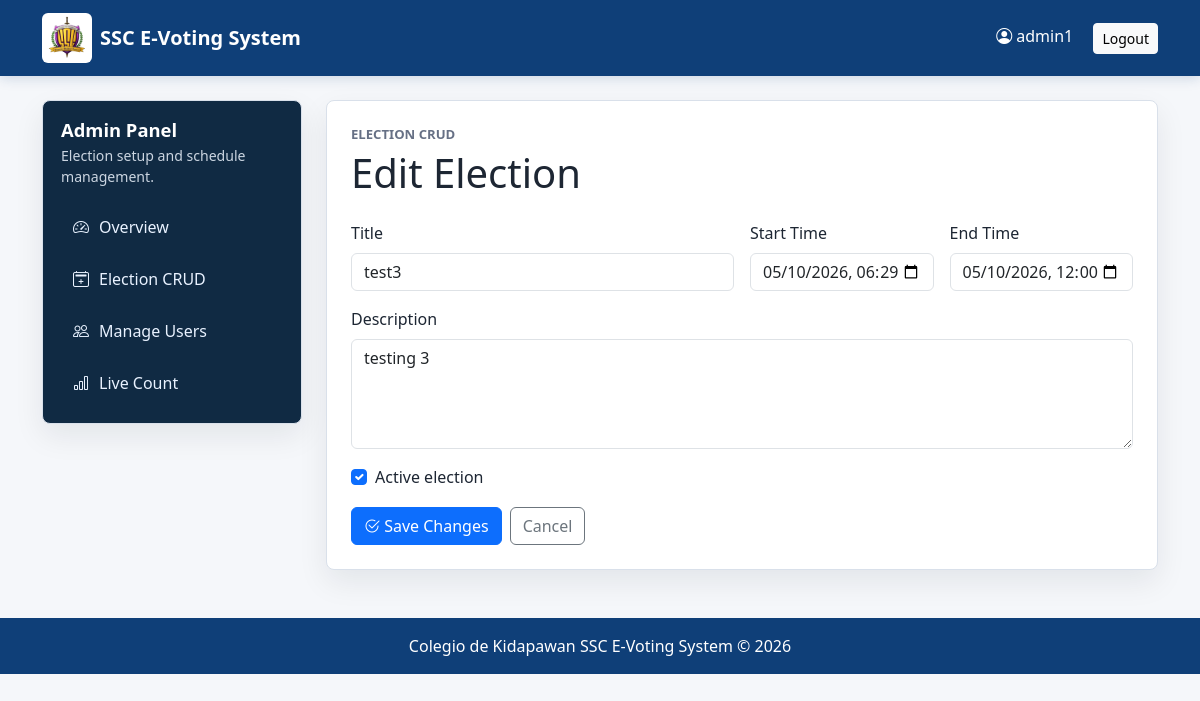
/admin-dashboard/elections/3/edit/ (signed in), run on the app's committed database.
### accounts/models.py (models this page shows, shortened)
class CustomUser(AbstractUser):
    ROLE_CHOICES = (
        ('ADMIN', 'Admin'),
        ('VOTER', 'Voter'),
    )
    role = models.CharField(max_length=10, choices=ROLE_CHOICES)
    student_id = models.CharField(max_length=50, unique=True, null=True, blank=True)
    course = models.CharField(max_length=100, null=True, blank=True)
    year_level = models.CharField(max_length=20, null=True, blank=True)
    is_approved = models.BooleanField(default=False)

### elections/models.py (models this page shows, shortened)
class Election(models.Model):
    title = models.CharField(max_length=200)
    description = models.TextField(blank=True, null=True)
    start_time = models.DateTimeField()
    end_time = models.DateTimeField()
    is_active = models.BooleanField(default=True)
    created_at = models.DateTimeField(auto_now_add=True)

### dashboard/views.py (the view)
@login_required
@user_passes_test(is_admin)
def election_update(request, election_id):
    election = get_object_or_404(Election, id=election_id)
    if request.method == 'POST':
        form = ElectionForm(request.POST, instance=election)
        if form.is_valid():
            form.save()
            messages.success(request, 'Election updated successfully.')
            return redirect('admin_dashboard')
    else:
        form = ElectionForm(instance=election)
    return render(request, 'dashboard/election_form.html', {
        'form': form,
        'page_title': 'Edit Election',
        'submit_label': 'Save Changes',
        'election': election,
    })

### dashboard/views.py (called while the page is built)
def is_admin(user):
    return user.is_authenticated and user.role == 'ADMIN'

### templates/dashboard/election_form.html (shortened to what this page needs)
{% extends 'base.html' %}
{% block content %}
<div class="admin-layout">
    <aside class="admin-sidebar">
        <h2>Admin Panel</h2>
        <p>Election setup and schedule management.</p>
        <nav class="sidebar-nav">
            <a href="{% url 'admin_dashboard' %}#overview">
                <i class="bi bi-speedometer2"></i>
                Overview
            </a>
            <a href="{% url 'admin_dashboard' %}#elections">
                <i class="bi bi-calendar2-plus"></i>
                Election CRUD
            </a>
            <a href="{% url 'admin_dashboard' %}#voters">
                <i class="bi bi-people"></i>
                Manage Users
            </a>
            <a href="{% url 'admin_dashboard' %}#live-count">
                <i class="bi bi-bar-chart"></i>
                Live Count
            </a>
        </nav>
    </aside>
    <section class="panel-card">
        <div class="section-kicker">Election CRUD</div>
        <h1 class="mb-4">{{ page_title }}</h1>
        <form method="POST" class="row g-3">
            <div class="col-md-6">
                <label class="form-label" for="{{ form.title.id_for_label }}">Title</label>
                {{ form.title }}
            </div>
            <div class="col-md-3">
                <label class="form-label" for="{{ form.start_time.id_for_label }}">Start Time</label>
                {{ form.start_time }}
            </div>
            <div class="col-md-3">
                <label class="form-label" for="{{ form.end_time.id_for_label }}">End Time</label>
                {{ form.end_time }}
            </div>
            <div class="col-12">
                <label class="form-label" for="{{ form.description.id_for_label }}">Description</label>
                {{ form.description }}
            </div>
            <div class="col-12">
                <div class="form-check">
                    {{ form.is_active }}
                    <label class="form-check-label" for="{{ form.is_active.id_for_label }}">
                        Active election
                    </label>
                </div>
            </div>
            <div class="col-12 action-row">
                <button type="submit" class="btn btn-primary">
                    <i class="bi bi-check2-circle"></i>
                    {{ submit_label }}
                </button>
                <a href="{% url 'admin_dashboard' %}#elections"
                   class="btn btn-outline-secondary">
                    Cancel
                </a>
            </div>
        </form>
    </section>
</div>
{% endblock %}

### templates/base.html (shortened to what this page needs)
{% load static %}
<!DOCTYPE html>
<html lang="en">
<head>
    <link href="https://cdn.jsdelivr.net/npm/bootstrap@5.3.3/dist/css/bootstrap.min.css"
          rel="stylesheet">
    <link rel="stylesheet"
          href="https://cdn.jsdelivr.net/npm/bootstrap-icons@1.11.3/font/bootstrap-icons.min.css">
    <link rel="stylesheet"
          href="{% static 'css/app.css' %}">
</head>
<body>
<nav class="navbar navbar-expand-lg">
    <div class="container">
        <a class="navbar-brand d-flex align-items-center"
           href="{% url 'home' %}">
            <img src="{% static 'images/ssc-logo-new.png' %}"
                 width="50"
                 height="50"
                 class="brand-logo me-2"
                 alt="SSC logo">
            SSC E-Voting System
        </a>
        {% if user.is_authenticated %}
            <div class="user-menu">
                <span class="text-white me-3">
                    <i class="bi bi-person-circle"></i>
                    {{ user.username }}
                </span>
                <a href="{% url 'logout' %}"
                   class="btn btn-light btn-sm">
                    Logout
                </a>
            </div>
        {% endif %}
    </div>
</nav>
<main class="{% block main_class %}container main-shell{% endblock %}">
    {% block content %}
    {% endblock %}
</main>
<div class="footer">
    Colegio de Kidapawan SSC E-Voting System &copy; 2026
</div>
</body>
</html>

### static/css/app.css (style rules this page uses)
:root { --page-bg: #f5f7fa; --surface: #ffffff; --surface-muted: #eef2f7; --border: #d9e0ea; --ink: #1d2633; --muted: #667085; --brand: #1255a4; --brand-dark: #0f3f78; --ssc-purple: #4a176f; --ssc-gold: #f2bd2e; --ssc-green: #2f7d32; --success: #16794c; --warning: #b7791f; --danger: #b42318; --shadow: 0 12px 30px rgba(16, 24, 40, 0.08); }
body { min-height: 100vh; background: var(--page-bg); color: var(--ink); }
.navbar .container { display: flex; flex-wrap: wrap; gap: 12px; align-items: center; justify-content: space-between; }
.navbar { background: var(--brand-dark); box-shadow: 0 2px 12px rgba(15, 63, 120, 0.18); }
.navbar-brand { min-width: 0; color: #ffffff !important; font-weight: 700; letter-spacing: 0; white-space: normal; }
.brand-logo { border-radius: 6px; object-fit: cover; background: #ffffff; }
.main-shell { margin-top: 24px; }
.footer { margin-top: 48px; padding: 16px; background: var(--brand-dark); color: #ffffff; text-align: center; }
.card, .panel-card { border: 1px solid var(--border); border-radius: 8px; background: var(--surface); box-shadow: var(--shadow); }
.panel-card { padding: 24px; }
.section-kicker { margin-bottom: 4px; color: var(--muted); font-size: 0.82rem; font-weight: 700; text-transform: uppercase; letter-spacing: 0; }
.admin-layout { display: grid; grid-template-columns: 260px minmax(0, 1fr); gap: 24px; align-items: start; }
.admin-sidebar { position: sticky; top: 20px; padding: 18px; border: 1px solid var(--border); border-radius: 8px; background: #102a43; color: #ffffff; box-shadow: var(--shadow); }
.admin-sidebar h2 { margin: 0; font-size: 1.15rem; font-weight: 800; }
.admin-sidebar p { margin: 4px 0 18px; color: #cbd5e1; font-size: 0.88rem; }
.sidebar-nav { display: grid; gap: 8px; }
.sidebar-nav a { display: flex; gap: 10px; align-items: center; padding: 10px 12px; border-radius: 8px; color: #e9f2ff; text-decoration: none; }
.action-row { display: flex; flex-wrap: wrap; gap: 8px; }
.form-check-input { cursor: pointer; }

### data on the page
CustomUser: username "admin1"
Election: title "test3", start_time "05/10/2026 06:29", end_time "05/10/2026 00:00", description "testing 3", is_active "☑"

### other printed values
{{ page_title }} "Edit Election"
{{ submit_label }} "Save Changes"
